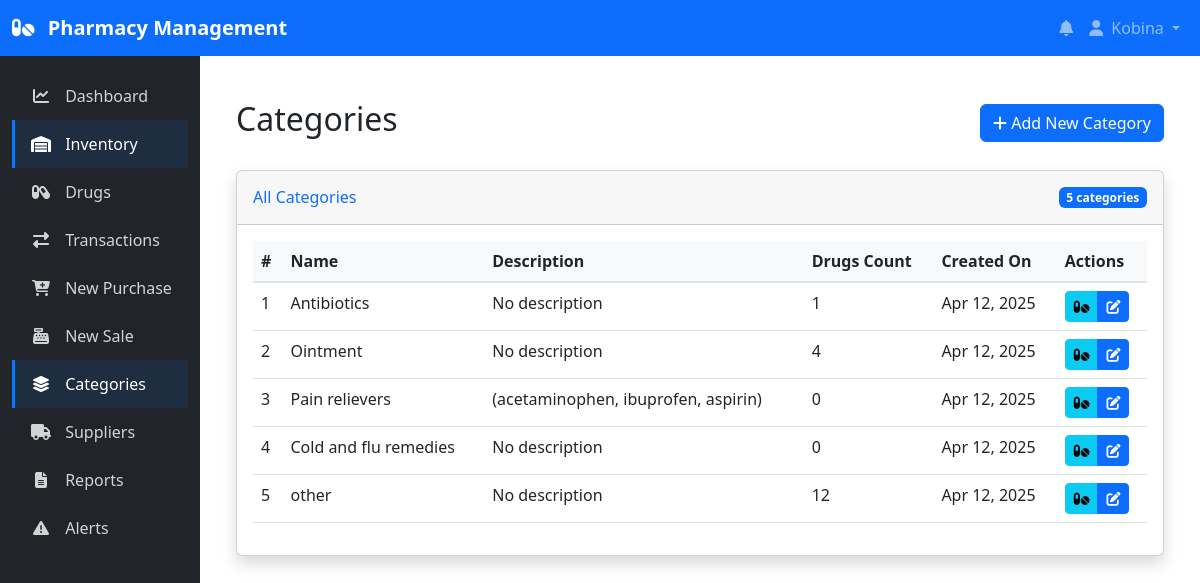
The app's page /inventory/categories/ (signed in) with its own data.
### inventory/models.py (models this page shows, shortened)
class Category(models.Model):
    name = models.CharField(max_length=100, unique=True)
    description = models.TextField(blank=True, null=True)
    created_at = models.DateTimeField(auto_now_add=True)
    updated_at = models.DateTimeField(auto_now=True)
    class Meta:
        verbose_name_plural = "Categories"

### inventory/views.py (the view)
# urls.py: path('categories/', views.category_list, name='category_list'),
@login_required
def category_list(request):
    categories = Category.objects.all()
    context = {'categories': categories}
    return render(request, 'inventory/category_list.html', context)

### inventory/templates/inventory/category_list.html (shortened to what this page needs)
{% extends 'base.html' %}
{% block content %}
<div class="container-fluid py-4">
    <div class="d-flex justify-content-between align-items-center mb-4">
        <h1 class="h2">Categories</h1>
        <a href="{% url 'category_create' %}" class="btn btn-primary">
            <i class="fas fa-plus"></i> Add New Category
        </a>
    </div>
    <div class="card shadow">
        <div class="card-header py-3 d-flex justify-content-between align-items-center">
            <h6 class="m-0 font-weight-bold text-primary">All Categories</h6>
            <span class="badge bg-primary">{{ categories|length }} categories</span>
        </div>
        <div class="card-body">
            <div class="table-responsive">
                <table class="table table-hover">
                    <thead>
                        <tr>
                            <th>#</th>
                            <th>Name</th>
                            <th>Description</th>
                            <th>Drugs Count</th>
                            <th>Created On</th>
                            <th>Actions</th>
                        </tr>
                    </thead>
                    <tbody>
                        {% for category in categories %}
                            <tr>
                                <td>{{ forloop.counter }}</td>
                                <td>{{ category.name }}</td>
                                <td>{{ category.description|truncatechars:50|default:"No description" }}</td>
                                <td>{{ category.drugs.count }}</td>
                                <td>{{ category.created_at|date:"M d, Y" }}</td>
                                <td>
                                    <div class="btn-group">
                                        <a href="{% url 'drug_list' %}?category={{ category.id }}" class="btn btn-sm btn-info" title="View Drugs">
                                            <i class="fas fa-pills"></i>
                                        </a>
                                        <a href="#" class="btn btn-sm btn-primary" title="Edit">
                                            <i class="fas fa-edit"></i>
                                        </a>
                                    </div>
                                </td>
                            </tr>
                        {% endfor %}
                    </tbody>
                </table>
            </div>
        </div>
    </div>
</div>
{% endblock %}

### templates/base.html (shortened to what this page needs)
<!DOCTYPE html>
<html lang="en">
<head>
    <link href="https://cdn.jsdelivr.net/npm/bootstrap@5.2.3/dist/css/bootstrap.min.css" rel="stylesheet">
    <link rel="stylesheet" href="https://cdnjs.cloudflare.com/ajax/libs/font-awesome/6.1.1/css/all.min.css">
</head>
<body>
    <nav class="navbar navbar-expand-lg navbar-dark bg-primary">
        <div class="container-fluid">
            <a class="navbar-brand" href="{% url 'dashboard_home' %}">
                <i class="fas fa-pills me-2"></i> Pharmacy Management
            </a>
            <div class="collapse navbar-collapse" id="navbarNav">
                <ul class="navbar-nav ms-auto">
                    {% if user.is_authenticated %}
                        <li class="nav-item">
                            <a class="nav-link" href="{% url 'stock_alerts' %}">
                                <i class="fas fa-bell"></i>
                            </a>
                        </li>
                        <li class="nav-item dropdown">
                            <a class="nav-link dropdown-toggle" href="#" id="navbarDropdown" role="button" data-bs-toggle="dropdown">
                                <i class="fas fa-user me-1"></i> {{ user.username }}
                            </a>
                        </li>
                    {% else %}
                        <li class="nav-item">
                            <a class="nav-link" href="{% url 'login' %}">Login</a>
                        </li>
                    {% endif %}
                </ul>
            </div>
        </div>
    </nav>
    <div class="container-fluid">
        <div class="row">
            {% if user.is_authenticated %}
                <div class="col-md-3 col-lg-2 d-md-block bg-dark sidebar collapse">
                    <div class="position-sticky">
                        <ul class="nav flex-column mt-3">
                            <li class="nav-item">
                                <a class="nav-link {% if request.path == '/dashboard/' %}active{% endif %}"
                                   href="{% url 'dashboard_home' %}">
                                    <i class="fas fa-chart-line"></i> Dashboard
                                </a>
                            </li>
                            <li class="nav-item">
                                <a class="nav-link {% if '/inventory/' in request.path %}active{% endif %}"
                                   href="{% url 'inventory_home' %}">
                                    <i class="fas fa-warehouse"></i> Inventory
                                </a>
                            </li>
                            <li class="nav-item">
                                <a class="nav-link {% if '/drugs/' in request.path %}active{% endif %}"
                                   href="{% url 'drug_list' %}">
                                    <i class="fas fa-capsules"></i> Drugs
                                </a>
                            </li>
                            <li class="nav-item">
                                <a class="nav-link {% if '/transactions/' in request.path %}active{% endif %}"
                                   href="{% url 'transaction_list' %}">
                                    <i class="fas fa-exchange-alt"></i> Transactions
                                </a>
                            </li>
                            <li class="nav-item">
                                <a class="nav-link {% if '/purchase/create/' in request.path %}active{% endif %}"
                                   href="{% url 'purchase_create' %}">
                                    <i class="fas fa-cart-plus"></i> New Purchase
                                </a>
                            </li>
                            <li class="nav-item">
                                <a class="nav-link {% if '/sale/create/' in request.path %}active{% endif %}"
                                   href="{% url 'sale_create' %}">
                                    <i class="fas fa-cash-register"></i> New Sale
                                </a>
                            </li>
                            <li class="nav-item">
                                <a class="nav-link {% if '/categories/' in request.path %}active{% endif %}"
                                   href="{% url 'category_list' %}">
                                    <i class="fas fa-layer-group"></i> Categories
                                </a>
                            </li>
                            <li class="nav-item">
                                <a class="nav-link {% if '/suppliers/' in request.path %}active{% endif %}"
                                   href="{% url 'supplier_list' %}">
                                    <i class="fas fa-truck"></i> Suppliers
                                </a>
                            </li>
                            <li class="nav-item">
                                <a class="nav-link {% if '/reports/' in request.path %}active{% endif %}"
                                   href="{% url 'reports' %}">
                                    <i class="fas fa-file-alt"></i> Reports
                                </a>
                            </li>
                            <li class="nav-item">
                                <a class="nav-link {% if '/alerts/' in request.path %}active{% endif %}"
                                   href="{% url 'stock_alerts' %}">
                                    <i class="fas fa-exclamation-triangle"></i> Alerts
                                </a>
                            </li>
                        </ul>
                    </div>
                </div>
            {% endif %}
            <main class="col-md-9 ms-sm-auto col-lg-10 px-md-4 main-content">
                {% block content %}{% endblock %}
            </main>
        </div>
    </div>
</body>
</html>

### templates/base.html (style rules this page uses)
.sidebar { min-height: calc(100vh - 56px); background-color: #343a40; }
.sidebar .nav-link { color: rgba(255, 255, 255, 0.8); padding: 0.75rem 1rem; border-left: 3px solid transparent; }
.sidebar .nav-link.active { color: #fff; border-left-color: #007bff; background-color: rgba(0, 123, 255, 0.1); }
.sidebar .nav-link i { width: 20px; margin-right: 10px; text-align: center; }
.main-content { padding: 20px; }
.navbar-brand { font-weight: bold; }
.table thead th { background-color: #f8f9fa; border-bottom: 2px solid #dee2e6; }

### records on screen
Category: name "Antibiotics", description "No description", drugs.count "1", created_at "Apr 12, 2025"
Category: name "Ointment", description "No description", drugs.count "4", created_at "Apr 12, 2025"
Category: name "Pain relievers", description "(acetaminophen, ibuprofen, aspirin)", drugs.count "0", created_at "Apr 12, 2025"
Category: name "Cold and flu remedies", description "No description", drugs.count "0", created_at "Apr 12, 2025"
Category: name "other", description "No description", drugs.count "12", created_at "Apr 12, 2025"

### other values on screen
{{ user.username }} "Kobina"
{{ categories|length }} "5"
